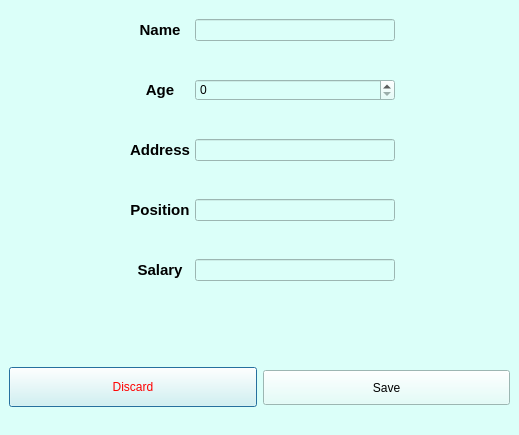
<?xml version="1.0" encoding="UTF-8"?>
<ui version="4.0">
 <class>AddempDialog</class>
 <widget class="QDialog" name="AddempDialog">
  <property name="geometry">
   <rect>
    <x>0</x>
    <y>0</y>
    <width>519</width>
    <height>435</height>
   </rect>
  </property>
  <property name="windowTitle">
   <string>Add Employee</string>
  </property>
  <property name="styleSheet">
   <string notr="true">background-color: rgb(219, 255, 249);
</string>
  </property>
  <layout class="QGridLayout" name="gridLayout_2">
   <property name="leftMargin">
    <number>0</number>
   </property>
   <property name="topMargin">
    <number>0</number>
   </property>
   <property name="rightMargin">
    <number>0</number>
   </property>
   <property name="bottomMargin">
    <number>0</number>
   </property>
   <property name="spacing">
    <number>0</number>
   </property>
   <item row="0" column="1" alignment="Qt::AlignRight">
    <widget class="QLabel" name="namelabel">
     <property name="minimumSize">
      <size>
       <width>70</width>
       <height>60</height>
      </size>
     </property>
     <property name="font">
      <font>
       <pointsize>11</pointsize>
       <bold>true</bold>
      </font>
     </property>
     <property name="text">
      <string>Name</string>
     </property>
     <property name="alignment">
      <set>Qt::AlignCenter</set>
     </property>
    </widget>
   </item>
   <item row="4" column="2">
    <widget class="QLineEdit" name="positionLineEdit">
     <property name="minimumSize">
      <size>
       <width>150</width>
       <height>0</height>
      </size>
     </property>
    </widget>
   </item>
   <item row="1" column="2">
    <widget class="QSpinBox" name="spinBox">
     <property name="minimumSize">
      <size>
       <width>150</width>
       <height>0</height>
      </size>
     </property>
     <property name="maximum">
      <number>100</number>
     </property>
    </widget>
   </item>
   <item row="0" column="3">
    <spacer name="horizontalSpacer">
     <property name="orientation">
      <enum>Qt::Horizontal</enum>
     </property>
     <property name="sizeHint" stdset="0">
      <size>
       <width>40</width>
       <height>20</height>
      </size>
     </property>
    </spacer>
   </item>
   <item row="4" column="3">
    <spacer name="horizontalSpacer_4">
     <property name="orientation">
      <enum>Qt::Horizontal</enum>
     </property>
     <property name="sizeHint" stdset="0">
      <size>
       <width>40</width>
       <height>20</height>
      </size>
     </property>
    </spacer>
   </item>
   <item row="2" column="1" alignment="Qt::AlignRight">
    <widget class="QLabel" name="addressLable">
     <property name="minimumSize">
      <size>
       <width>70</width>
       <height>60</height>
      </size>
     </property>
     <property name="font">
      <font>
       <pointsize>11</pointsize>
       <bold>true</bold>
      </font>
     </property>
     <property name="text">
      <string>Address</string>
     </property>
     <property name="alignment">
      <set>Qt::AlignCenter</set>
     </property>
    </widget>
   </item>
   <item row="6" column="1" alignment="Qt::AlignRight">
    <widget class="QLabel" name="salaryLable">
     <property name="minimumSize">
      <size>
       <width>70</width>
       <height>60</height>
      </size>
     </property>
     <property name="font">
      <font>
       <pointsize>11</pointsize>
       <bold>true</bold>
      </font>
     </property>
     <property name="text">
      <string>Salary</string>
     </property>
     <property name="alignment">
      <set>Qt::AlignCenter</set>
     </property>
    </widget>
   </item>
   <item row="1" column="1" alignment="Qt::AlignRight">
    <widget class="QLabel" name="ageLabel">
     <property name="minimumSize">
      <size>
       <width>70</width>
       <height>60</height>
      </size>
     </property>
     <property name="font">
      <font>
       <pointsize>11</pointsize>
       <bold>true</bold>
      </font>
     </property>
     <property name="text">
      <string>Age</string>
     </property>
     <property name="alignment">
      <set>Qt::AlignCenter</set>
     </property>
    </widget>
   </item>
   <item row="2" column="2">
    <widget class="QLineEdit" name="addressLineEdit">
     <property name="minimumSize">
      <size>
       <width>150</width>
       <height>0</height>
      </size>
     </property>
    </widget>
   </item>
   <item row="2" column="3">
    <spacer name="horizontalSpacer_3">
     <property name="orientation">
      <enum>Qt::Horizontal</enum>
     </property>
     <property name="sizeHint" stdset="0">
      <size>
       <width>40</width>
       <height>20</height>
      </size>
     </property>
    </spacer>
   </item>
   <item row="6" column="3">
    <spacer name="horizontalSpacer_5">
     <property name="orientation">
      <enum>Qt::Horizontal</enum>
     </property>
     <property name="sizeHint" stdset="0">
      <size>
       <width>40</width>
       <height>20</height>
      </size>
     </property>
    </spacer>
   </item>
   <item row="1" column="3">
    <spacer name="horizontalSpacer_2">
     <property name="orientation">
      <enum>Qt::Horizontal</enum>
     </property>
     <property name="sizeHint" stdset="0">
      <size>
       <width>40</width>
       <height>20</height>
      </size>
     </property>
    </spacer>
   </item>
   <item row="4" column="1" alignment="Qt::AlignHCenter">
    <widget class="QLabel" name="positionLable">
     <property name="minimumSize">
      <size>
       <width>70</width>
       <height>60</height>
      </size>
     </property>
     <property name="font">
      <font>
       <pointsize>11</pointsize>
       <bold>true</bold>
      </font>
     </property>
     <property name="text">
      <string>Position</string>
     </property>
     <property name="alignment">
      <set>Qt::AlignCenter</set>
     </property>
    </widget>
   </item>
   <item row="6" column="2">
    <widget class="QLineEdit" name="salaryLineEdit">
     <property name="minimumSize">
      <size>
       <width>200</width>
       <height>0</height>
      </size>
     </property>
    </widget>
   </item>
   <item row="7" column="2">
    <spacer name="verticalSpacer">
     <property name="orientation">
      <enum>Qt::Vertical</enum>
     </property>
     <property name="sizeType">
      <enum>QSizePolicy::Minimum</enum>
     </property>
     <property name="sizeHint" stdset="0">
      <size>
       <width>20</width>
       <height>40</height>
      </size>
     </property>
    </spacer>
   </item>
   <item row="0" column="2">
    <widget class="QLineEdit" name="namelineEdit">
     <property name="minimumSize">
      <size>
       <width>150</width>
       <height>0</height>
      </size>
     </property>
    </widget>
   </item>
   <item row="0" column="0">
    <spacer name="horizontalSpacer_6">
     <property name="orientation">
      <enum>Qt::Horizontal</enum>
     </property>
     <property name="sizeHint" stdset="0">
      <size>
       <width>40</width>
       <height>20</height>
      </size>
     </property>
    </spacer>
   </item>
   <item row="8" column="0" colspan="4">
    <widget class="QWidget" name="widget" native="true">
     <property name="minimumSize">
      <size>
       <width>230</width>
       <height>0</height>
      </size>
     </property>
     <layout class="QHBoxLayout" name="horizontalLayout">
      <item>
       <widget class="QPushButton" name="discardButton">
        <property name="minimumSize">
         <size>
          <width>0</width>
          <height>40</height>
         </size>
        </property>
        <property name="styleSheet">
         <string notr="true">color: rgb(255, 0, 0);
font: 700 11pt &quot;Noto Sans&quot;;</string>
        </property>
        <property name="text">
         <string>Discard</string>
        </property>
       </widget>
      </item>
      <item>
       <widget class="QPushButton" name="saveButton">
        <property name="minimumSize">
         <size>
          <width>40</width>
          <height>35</height>
         </size>
        </property>
        <property name="styleSheet">
         <string notr="true">font: 700 11pt &quot;Noto Sans&quot;;</string>
        </property>
        <property name="text">
         <string>Save</string>
        </property>
       </widget>
      </item>
     </layout>
    </widget>
   </item>
  </layout>
 </widget>
 <tabstops>
  <tabstop>namelineEdit</tabstop>
  <tabstop>spinBox</tabstop>
  <tabstop>addressLineEdit</tabstop>
  <tabstop>positionLineEdit</tabstop>
  <tabstop>salaryLineEdit</tabstop>
  <tabstop>saveButton</tabstop>
  <tabstop>discardButton</tabstop>
 </tabstops>
 <resources/>
 <connections/>
</ui>
